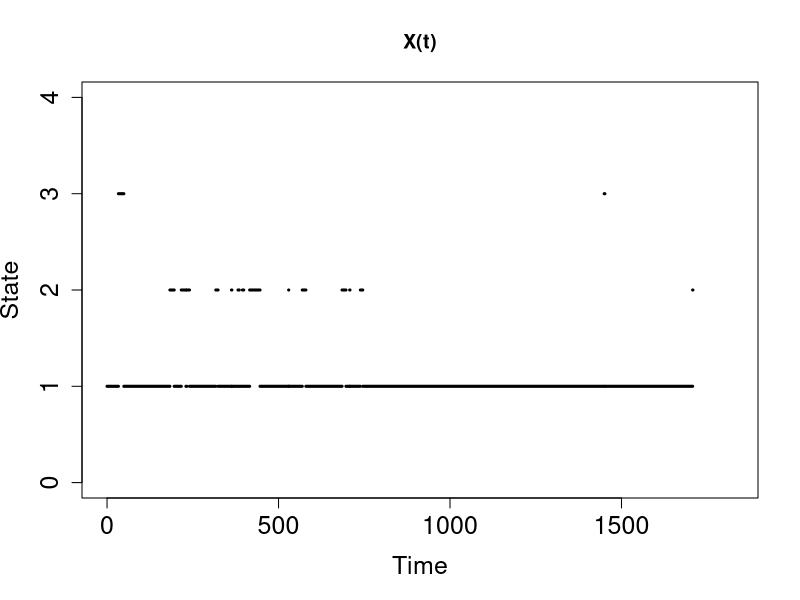

The R source for this figure:

#(S,I_L,I_H) = (1,2,3)
#parameters
lambda = 0.01
mu_L = 1/7
mu_H = 1/20
alpha = 0.1

ST = c(lambda,mu_L,mu_H)

#time
Yrs = 1000
P = 365*Yrs
f = 365*5 #time for plotting

#starting conditions
i = 1.0
s = 0.0
X = c(i)
S = c(s)

while(s<P){
  #finds sojourn time
  s = s + rexp(1,rate=ST[i])
  S = c(S,s)
    
  #finds next state
  p = runif(1)
  if (i==1){
    if (p < alpha){
      i = 3
    }else {
      i = 2
    }
  }else{
    i = 1
  }
  X = c(X,i)
}

Splot = S[S<f]
N = length(Splot)
Xplot = X[1:N]


plot(NULL, NULL, xlim = c(0,f), ylim = c(0, 4), lwd = 2, cex.lab = 1.5, xlab = "Time", ylab = "State", cex.axis = 1.5,
     main = "X(t)")
for(i in 1:N){
  lines(Splot[i:(i+1)], Xplot[i]*c(1,1), lwd = 3)
}


